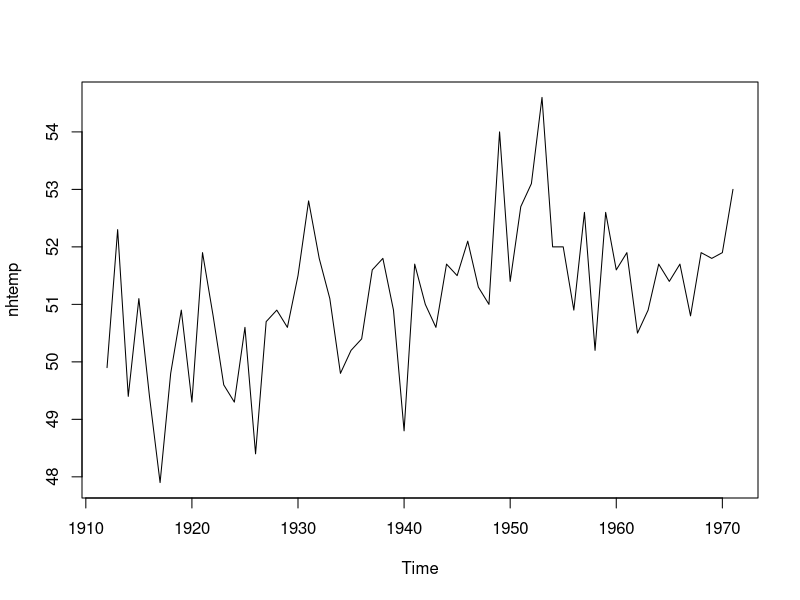
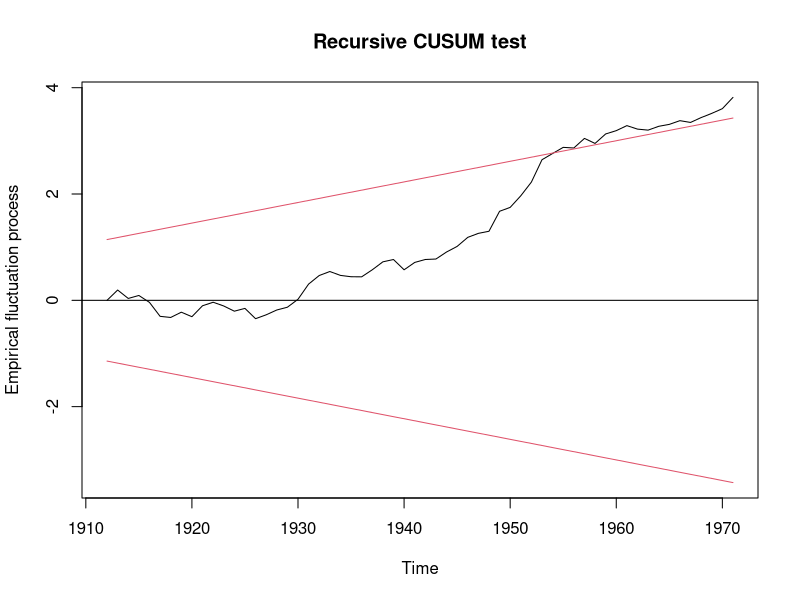
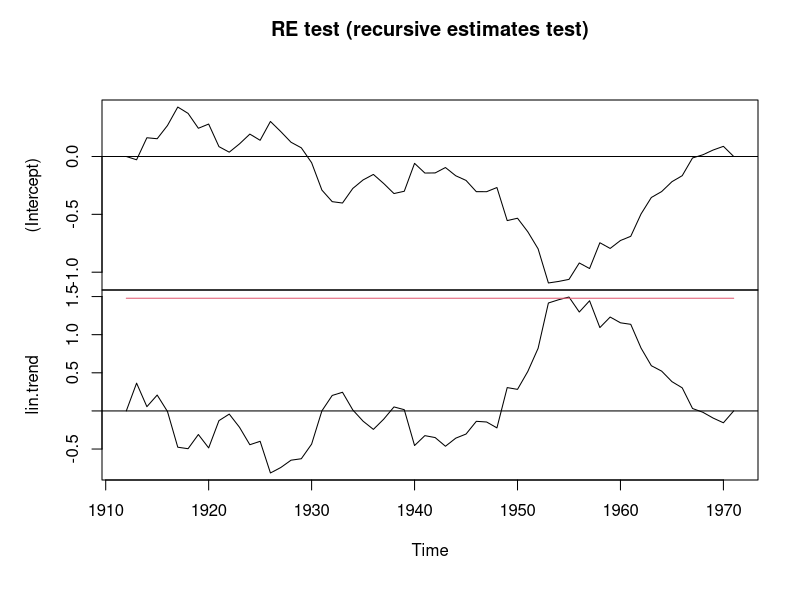

Write the R code that produced these figures, in order.
library(strucchange)


### Name: plot.efp
### Title: Plot Empirical Fluctuation Process
### Aliases: plot.efp lines.efp
### Keywords: hplot

### ** Examples

## Load dataset "nhtemp" with average yearly temperatures in New Haven
data("nhtemp")
## plot the data
plot(nhtemp)

## test the model null hypothesis that the average temperature remains
## constant over the years
## compute Rec-CUSUM fluctuation process
temp.cus <- efp(nhtemp ~ 1)
## plot the process
plot(temp.cus, alpha = 0.01)
## and calculate the test statistic
sctest(temp.cus)

## compute (recursive estimates) fluctuation process
## with an additional linear trend regressor
lin.trend <- 1:60
temp.me <- efp(nhtemp ~ lin.trend, type = "fluctuation")
## plot the bivariate process
plot(temp.me, functional = NULL)
## and perform the corresponding test
sctest(temp.me)
